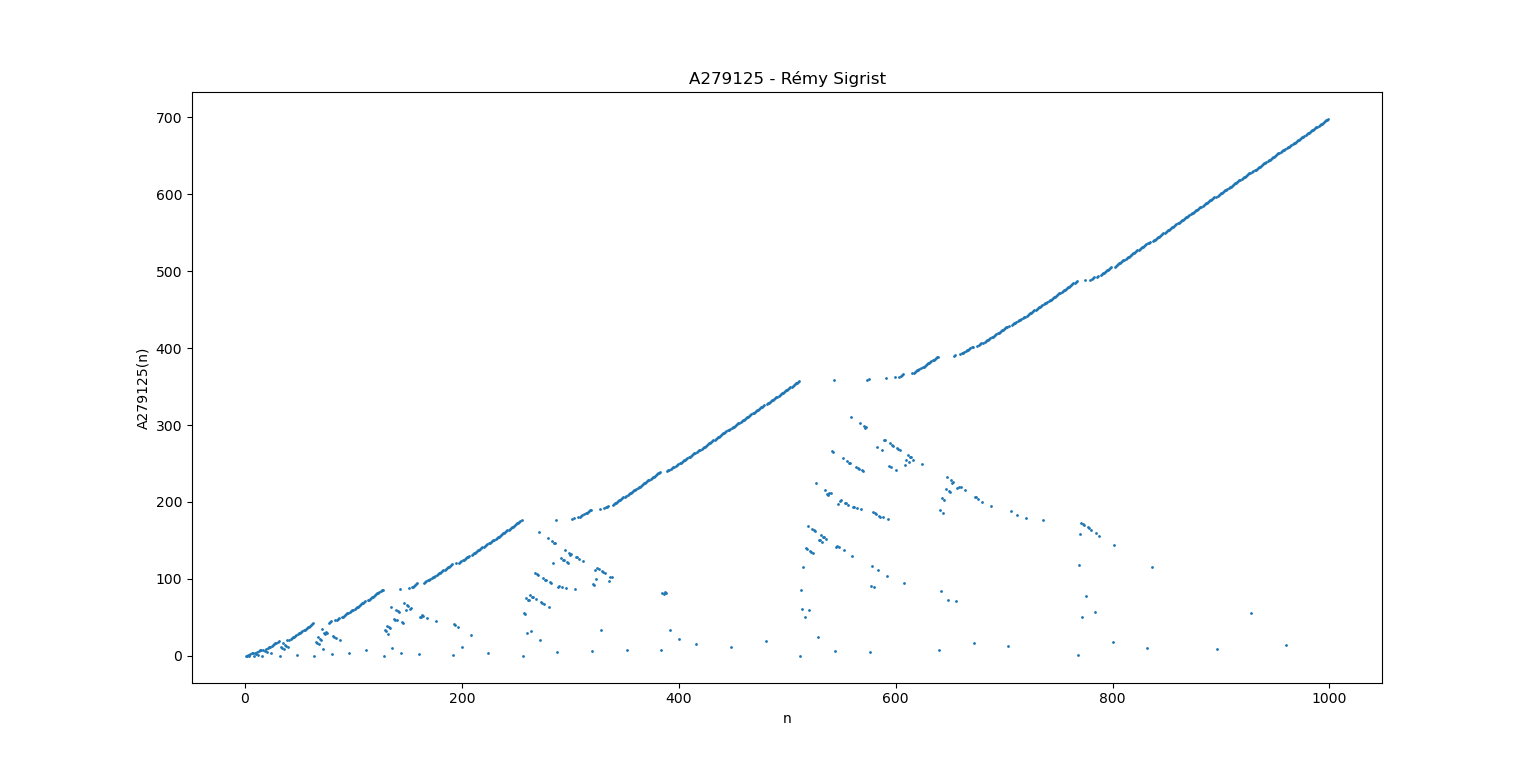

The Python source for this figure:
import matplotlib.pyplot as plt

y = []


def smallest_missing_value_in(lst):
    for j in range(min(lst), max(lst) + 2):
        if j not in lst:
            return j


for n in range(1, 10 ** 3):
    if n & (n - 1) != 0:  # if n is not a power of two
        taken_values = []
        for i in range(len(y)):
            if n & (i + 1) != 0:
                taken_values.append(y[i])
        y.append(smallest_missing_value_in(list(set(taken_values))))
    else:
        y.append(0)

x = range(1, len(y) + 1)
plt.figure("A279125 - Rémy Sigrist")
plt.scatter(x, y, s=1)
plt.xlabel('n')
plt.ylabel('A279125(n)')
plt.title("A279125 - Rémy Sigrist")
plt.show()
